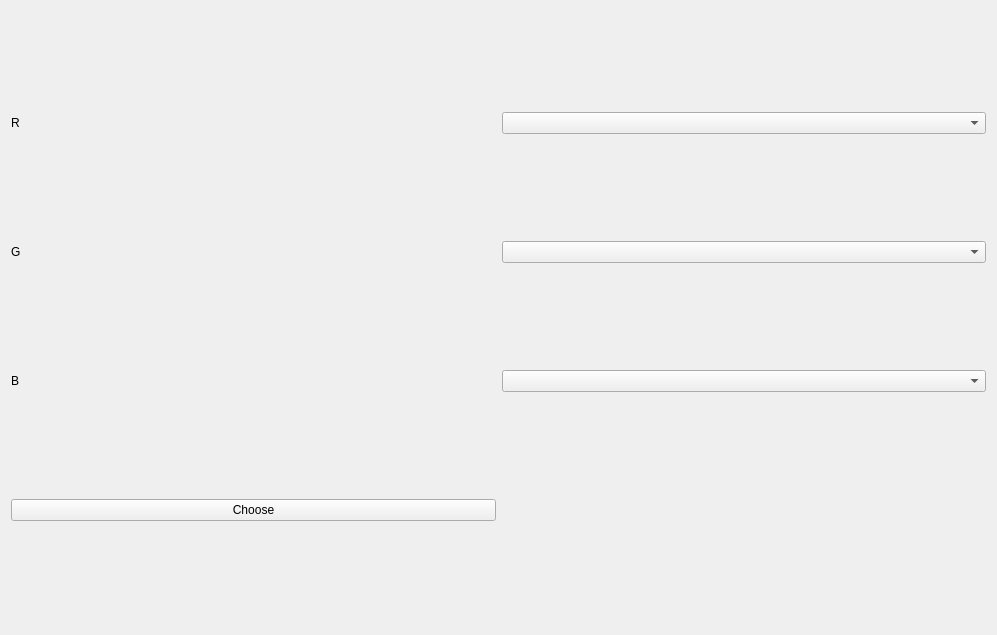
<?xml version="1.0" encoding="UTF-8"?>
<ui version="4.0">
    <class>ChooseRasterRgb</class>
    <widget class="QWidget" name="ChooseRasterRgb">
        <property name="geometry">
            <rect>
                <x>0</x>
                <y>0</y>
                <width>997</width>
                <height>635</height>
            </rect>
        </property>
        <property name="windowTitle">
            <string>Form</string>
        </property>
        <layout class="QGridLayout" name="gridLayout">
            <item row="2" column="1">
                <widget class="QComboBox" name="comboBoxBand_1"/>
            </item>
            <item row="3" column="1">
                <widget class="QComboBox" name="comboBoxBand_2"/>
            </item>
            <item row="5" column="1">
                <widget class="QwtPlot" name="qwtPlot_1"/>
            </item>
            <item row="5" column="0">
                <widget class="QPushButton" name="pushButton">
                    <property name="text">
                        <string>Choose</string>
                    </property>
                </widget>
            </item>
            <item row="4" column="1">
                <widget class="QComboBox" name="comboBoxBand_3"/>
            </item>
            <item row="2" column="0">
                <widget class="QLabel" name="label">
                    <property name="text">
                        <string>R</string>
                    </property>
                </widget>
            </item>
            <item row="3" column="0">
                <widget class="QLabel" name="label_2">
                    <property name="text">
                        <string>G</string>
                    </property>
                </widget>
            </item>
            <item row="4" column="0">
                <widget class="QLabel" name="label_3">
                    <property name="text">
                        <string>B</string>
                    </property>
                </widget>
            </item>
        </layout>
    </widget>
    <customwidgets>
        <customwidget>
            <class>QwtPlot</class>
            <extends>QFrame</extends>
            <header>qwt_plot.h</header>
        </customwidget>
    </customwidgets>
    <resources/>
    <connections/>
</ui>
